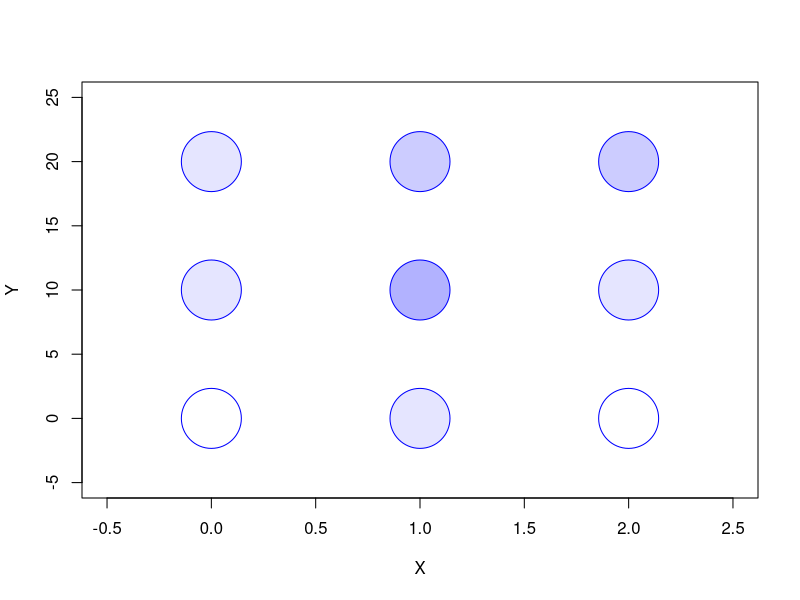
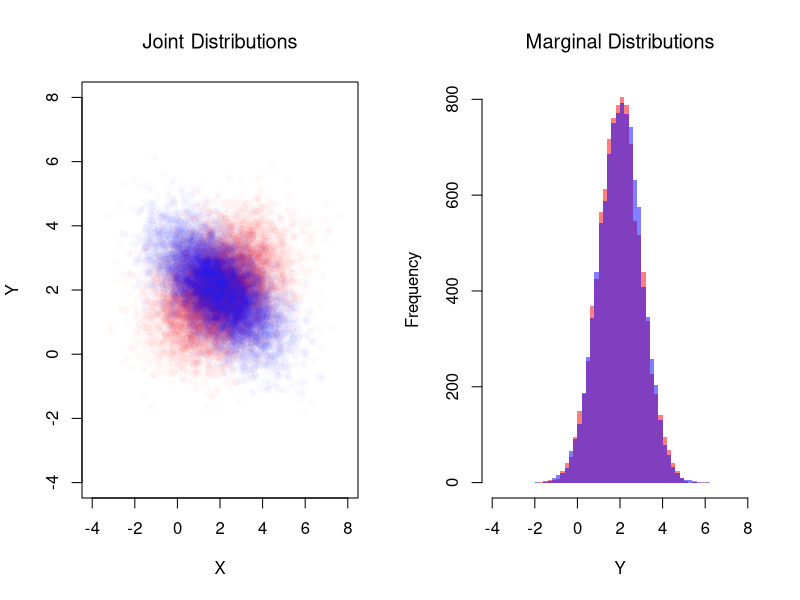
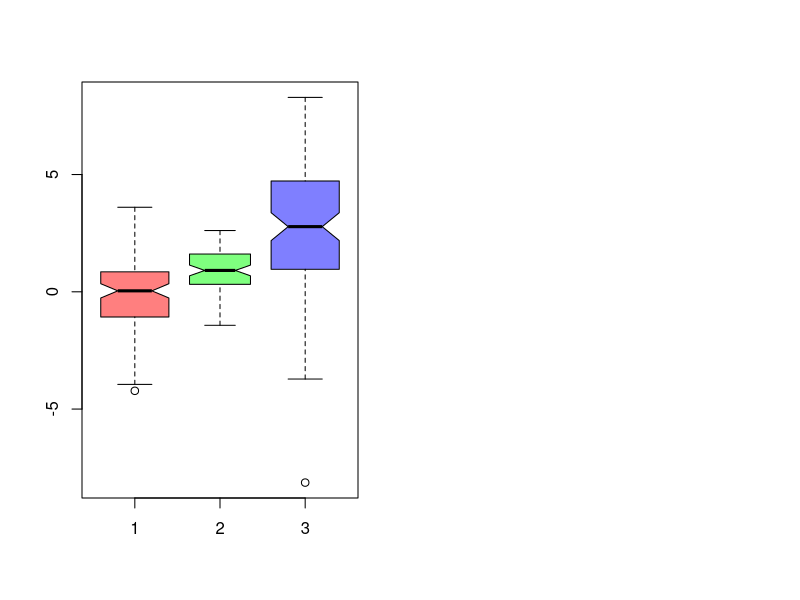

Here is the R script that generated these plots, in order:
## ---- chunk 1
prob_table <- expand.grid(x=c(0,1,2), y=c(0,10,20))
prob_table[,'probabilities'] <- c(
    0.0, 0.1, 0.0,
    0.1, 0.3, 0.1,
    0.1, 0.2, 0.2)
plot(prob_table[,'x'], prob_table[,'y'],
     xlim=c(-0.5,2.5), ylim=c(-5, 25),
     pch=21, cex=8, col='blue',
     bg=rgb(0,0,1, prob_table[,'probabilities']),
     xlab = "X", ylab = "Y")
## ---- chunk 2
# Create a 2x2 matrix for the joint distribution.
# Rows correspond to X1 (coin 1), and columns correspond to X2 (coin 2).
P_fair <- matrix(1/4, nrow = 2, ncol = 2)
rownames(P_fair) <- c("X1=0", "X1=1")
colnames(P_fair) <- c("X2=0", "X2=1")
P_fair

# Compute the marginal distributions.
# Marginal for X1: sum across columns.
P_X1 <- rowSums(P_fair)
P_X1
# Marginal for X2: sum across rows.
P_X2 <- colSums(P_fair)
P_X2

# Compute the conditional probabilities Prob(X2 | X1).
cond_X2_given_X1 <- matrix(0, nrow = 2, ncol = 2)
for (j in c(1,2)) {
  cond_X2_given_X1[, j] <- P_fair[, j] / P_X1[j]
}
rownames(cond_X2_given_X1) <- c("X2=0", "X2=1")
colnames(cond_X2_given_X1) <- c("given X1=0", "given X1=1")
cond_X2_given_X1
## ---- chunk 3
# Create the joint distribution matrix for the unfair coin case.
P_unfair <- matrix(c(0.5, 0, 0, 0.5), nrow = 2, ncol = 2, byrow = TRUE)
rownames(P_unfair) <- c("X1=0", "X1=1")
colnames(P_unfair) <- c("X2=0", "X2=1")
P_unfair

# Compute the marginal distribution for X2 in the unfair case.
P_X2_unfair <- colSums(P_unfair)
P_X1_unfair <- rowSums(P_unfair)

# Compute the conditional probabilities Prob(X1 | X2) for the unfair coin.
cond_X2_given_X1_unfair <- matrix(NA, nrow = 2, ncol = 2)
for (j in c(1,2)) {
  if (P_X1_unfair[j] > 0) {
    cond_X2_given_X1_unfair[, j] <- P_unfair[, j] / P_X1_unfair[j]
  }
}
rownames(cond_X2_given_X1_unfair) <- c("X2=0", "X2=1")
colnames(cond_X2_given_X1_unfair) <- c("given X1=0", "given X1=1")
cond_X2_given_X1_unfair
## ---- chunk 4
# Simulate Bivariate Data
N <- 10000
Mu <- c(2,2) ## Means

Sigma1 <- matrix(c(2,-.8,-.8,1),2,2) ## CoVariance Matrix
MVdat1 <- mvtnorm::rmvnorm(N, Mu, Sigma1)
colnames(MVdat1) <- c('X','Y')

Sigma2 <- matrix(c(2,.4,.4,1),2,2) ## CoVariance Matrix
MVdat2 <- mvtnorm::rmvnorm(N, Mu, Sigma2)
colnames(MVdat2) <- c('X','Y')

par(mfrow=c(1,2))
## Different diagonals
plot(MVdat2, col=rgb(1,0,0,0.02), pch=16,
    main='Joint Distributions', font.main=1,
    ylim=c(-4,8), xlim=c(-4,8),
    xlab='X', ylab='Y')
points(MVdat1,col=rgb(0,0,1,0.02),pch=16)
## Same marginal distributions
xbks <- seq(-4,8,by=.2)
hist(MVdat2[,2], col=rgb(1,0,0,0.5),
    breaks=xbks, border=NA,
    xlab='Y',
    main='Marginal Distributions', font.main=1)
hist(MVdat1[,2], col=rgb(0,0,1,0.5),
    add=T, breaks=xbks, border=NA)
## ---- chunk 5
# Verify Bayes' theorem for the unfair coin case:
# Compute Prob(X1=1 | X2=1) using the formula:
#   Prob(X1=1 | X2=1) = [Prob(X2=1 | X1=1) * Prob(X1=1)] / Prob(X2=1)

P_X1_1 <- 0.5
P_X2_1_given_X1_1 <- 1  # Since coin 2 copies coin 1.
P_X2_1 <- P_X2_unfair["X2=1"]

bayes_result <- (P_X2_1_given_X1_1 * P_X1_1) / P_X2_1
bayes_result
## ---- chunk 6
# Make a Probability Table
x <- c(0,1,2)
y <- c(0,10,20)
xy_probs <- matrix(c(
    0.0, 0.1, 0.0,
    0.1, 0.3, 0.1,
    0.1, 0.1, 0.2
), nrow=3, ncol=3, byrow=TRUE)
rownames(xy_probs) <- paste0('y=',y)
colnames(xy_probs) <-  paste0('x=',x)
xy_probs

# Compute Marginals and Means
pX  <- colSums(xy_probs)
pY  <- rowSums(xy_probs)
EX  <- sum(x * pX)
EY  <- sum(y * pY)

# Compute Covariance
dxy_grid <- expand.grid(dy=y-EY, dx=x-EX)[,c(2,1)]
dxy_grid[,'p'] <- as.vector(xy_probs)
dxy_grid[,'contribution'] <- dxy_grid[,'dx'] * dxy_grid[,'dy'] * dxy_grid[,'p']
CovXY <- sum(dxy_grid[,'contribution'])
CovXY

# Compute Variances
VX <- sum( (x-EX)^2 * pX)
SX <- sqrt(VX)
VY <- sum( (y-EY)^2 * pY)
SY <- sqrt(VY)

# Compute Correlation
CorXY <- CovXY / (SX * SY)
CorXY
## ---- chunk 7
# Sample 1 (e.g., males)
n1 <- 100
Y1 <- rnorm(n1, 0, 2)
#hist(Y1, freq=F, main='Sample 1')

# Sample 2 (e.g., females)
n2 <- 80
Y2 <- rnorm(n2, 1, 1)
#hist(Y2, freq=F, main='Sample 2')

t.test(Y1, Y2, var.equal=F)
## ---- chunk 8
Y3 <- rnorm(n1, 3, 3)

boxplot(Y1, Y2, Y3,
    col=c(
        rgb(1,0,0,.5),
        rgb(0,1,0,.5),
        rgb(0,0,1,.5)),
    notch=T,
    varwidth=T)
